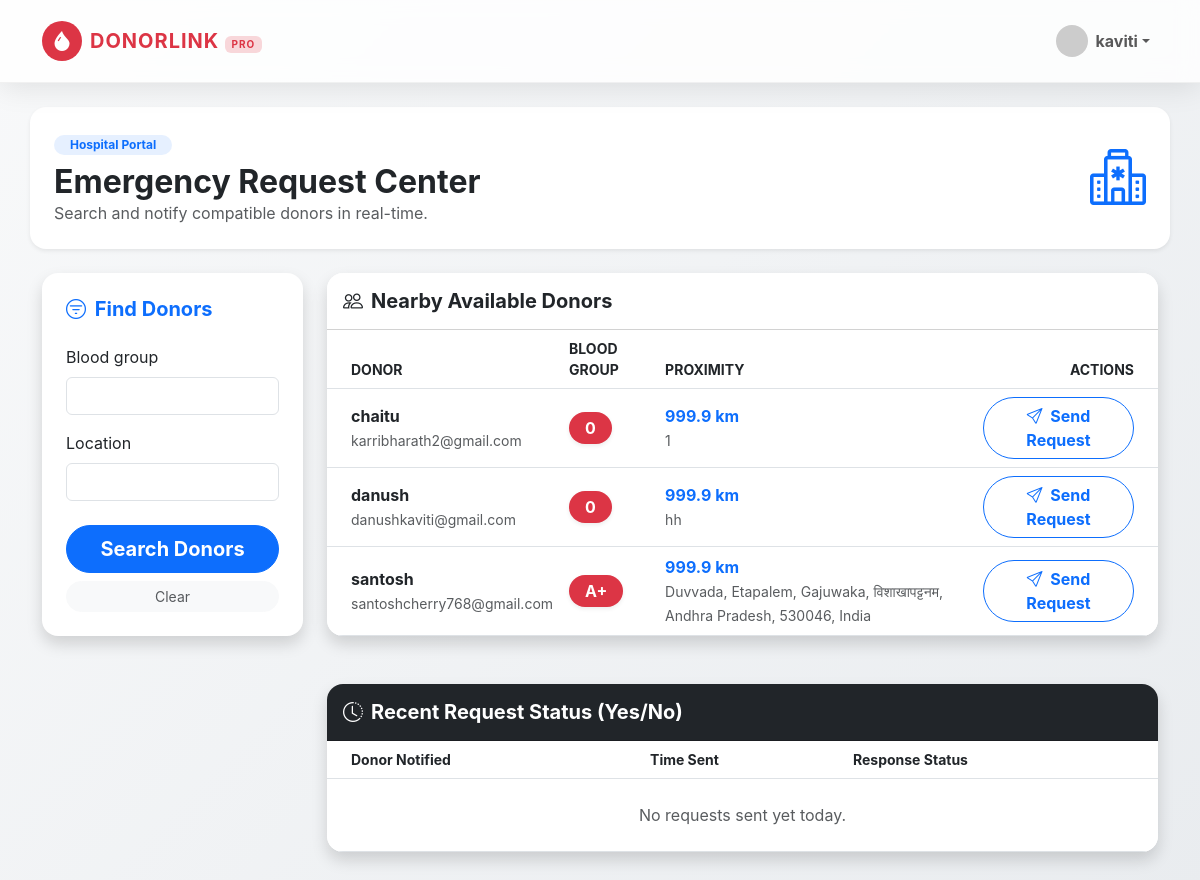
The page /dashboard/ (signed in) on the database its author committed.
### blood_app/models.py (models this page shows)
class Donor(models.Model):
    user = models.OneToOneField(User, on_delete=models.CASCADE, related_name='donor')
    blood_group = models.CharField(max_length=5)
    location = models.CharField(max_length=100)
    phone = models.CharField(max_length=15, null=True, blank=True)
    latitude = models.FloatField(null=True, blank=True)
    longitude = models.FloatField(null=True, blank=True)
    is_available = models.BooleanField(default=True)
    def get_distance_from(self, h_lat, h_lon):
        if not all([self.latitude, self.longitude, h_lat, h_lon]):
            return 999.9
        lon1, lat1, lon2, lat2 = map(radians, [self.longitude, self.latitude, h_lon, h_lat])
        dlon, dlat = lon2 - lon1, lat2 - lat1
        a = sin(dlat/2)**2 + cos(lat1) * cos(lat2) * sin(dlon/2)**2
        return round(2 * asin(sqrt(a)) * 6371, 2)

### blood_app/views.py (the view)
# urls.py: path('dashboard/', views.hospital_dashboard, name='hospital_dashboard'),
@login_required
def hospital_dashboard(request):
    hospital = get_object_or_404(Hospital, user=request.user)
    donors = Donor.objects.filter(is_available=True)
    donor_filter = DonorFilter(request.GET, queryset=donors)
    final_donors = list(donor_filter.qs)
    for donor in final_donors:
        donor.distance = donor.get_distance_from(hospital.latitude, hospital.longitude)
    final_donors.sort(key=lambda x: x.distance)
    recent_requests = DonationRequest.objects.filter(hospital=hospital).order_by('-created_at')
    return render(request, 'blood_app/dashboard.html', {
        'filter': donor_filter,
        'donors': final_donors,
        'recent_requests': recent_requests
    })

### blood_app/templates/blood_app/dashboard.html
{% extends 'blood_app/base.html' %}
{% load crispy_forms_tags %}
{% block content %}
<div class="row">
    <div class="col-12 mb-4 p-4 bg-white rounded-4 shadow-sm d-flex align-items-center justify-content-between">
        <div>
            <span class="badge bg-primary bg-opacity-10 text-primary rounded-pill px-3 py-1 mb-2">Hospital Portal</span>
            <h2 class="fw-bold mb-0">Emergency Request Center</h2>
            <p class="text-muted mb-0">Search and notify compatible donors in real-time.</p>
        </div>
        <i class="bi bi-hospital text-primary display-4 ms-3"></i>
    </div>
    <div class="col-md-3">
        <div class="card shadow border-0 p-4 bg-white rounded-4 mb-4">
            <h5 class="fw-bold mb-4 text-primary"><i class="bi bi-filter-circle me-1"></i> Find Donors</h5>
            <form method="get">
                {{ filter.form|crispy }}
                <div class="d-grid gap-2 mt-4">
                    <button type="submit" class="btn btn-primary btn-lg rounded-pill fw-bold">Search Donors</button>
                    <a href="{% url 'hospital_dashboard' %}" class="btn btn-light btn-sm rounded-pill text-muted">Clear</a>
                </div>
            </form>
        </div>
    </div>
    <div class="col-md-9">
        <div class="card shadow border-0 bg-white rounded-4 overflow-hidden mb-5">
            <div class="card-header bg-white py-3">
                <h5 class="mb-0 fw-bold"><i class="bi bi-people me-2"></i>Nearby Available Donors</h5>
            </div>
            <div class="table-responsive">
                <table class="table table-hover align-middle mb-0">
                    <thead class="bg-light text-uppercase small text-muted">
                        <tr>
                            <th class="ps-4">Donor</th>
                            <th>Blood Group</th>
                            <th>Proximity</th>
                            <th class="text-end pe-4">Actions</th>
                        </tr>
                    </thead>
                    <tbody>
                        {% for donor in donors %}
                        <tr>
                            <td class="ps-4">
                                <div class="fw-bold text-dark">{{ donor.user.username }}</div>
                                <small class="text-muted">{{ donor.user.email }}</small>
                            </td>
                            <td>
                                <span class="badge bg-danger rounded-pill px-3 py-2 fs-6 shadow-sm">
                                    {{ donor.blood_group }}
                                </span>
                            </td>
                            <td>
                                <div class="fw-bold text-primary">{{ donor.distance }} km</div>
                                <small class="text-muted">{{ donor.location }}</small>
                            </td>
                            <td class="text-end pe-4">
                                <a href="{% url 'send_request_email' donor.id %}" class="btn btn-outline-primary rounded-pill px-4 fw-bold">
                                    <i class="bi bi-send me-1"></i> Send Request
                                </a>
                            </td>
                        </tr>
                        {% empty %}
                        <tr><td colspan="4" class="text-center py-5">No donors found.</td></tr>
                        {% endfor %}
                    </tbody>
                </table>
            </div>
        </div>
        <div class="card shadow border-0 bg-white rounded-4 overflow-hidden">
            <div class="card-header bg-dark text-white py-3">
                <h5 class="mb-0 fw-bold"><i class="bi bi-clock-history me-2"></i>Recent Request Status (Yes/No)</h5>
            </div>
            <div class="table-responsive">
                <table class="table table-hover align-middle mb-0">
                    <thead class="bg-light small text-muted">
                        <tr>
                            <th class="ps-4">Donor Notified</th>
                            <th>Time Sent</th>
                            <th>Response Status</th>
                        </tr>
                    </thead>
                    <tbody>
                        {% for req in hospital_requests %}
                        <tr>
                            <td class="ps-4">
                                <strong>{{ req.donor.user.username }}</strong>
                                <span class="badge bg-secondary ms-2">{{ req.donor.blood_group }}</span>
                            </td>
                            <td>{{ req.created_at|timesince }} ago</td>
                            <td>
                                {% if req.status == 'Accepted' %}
                                    <span class="badge bg-success py-2 px-3 rounded-pill animate__animated animate__pulse animate__infinite">
                                        <i class="bi bi-check-circle me-1"></i> YES - Coming Now
                                    </span>
                                {% elif req.status == 'Rejected' %}
                                    <span class="badge bg-light text-danger py-2 px-3 rounded-pill">
                                        <i class="bi bi-x-circle me-1"></i> NO - Declined
                                    </span>
                                {% else %}
                                    <span class="badge bg-warning text-dark py-2 px-3 rounded-pill">
                                        <i class="bi bi-hourglass-split me-1"></i> Pending Reply
                                    </span>
                                {% endif %}
                            </td>
                        </tr>
                        {% empty %}
                        <tr><td colspan="3" class="text-center py-4 text-muted">No requests sent yet today.</td></tr>
                        {% endfor %}
                    </tbody>
                </table>
            </div>
        </div>
    </div>
</div>
{% endblock %}

### blood_app/templates/blood_app/base.html (shortened to what this page needs)
<!DOCTYPE html>
<html lang="en">
<head>
    <link href="https://cdn.jsdelivr.net/npm/bootstrap@5.3.0/dist/css/bootstrap.min.css" rel="stylesheet">
    <link rel="stylesheet" href="https://cdn.jsdelivr.net/npm/bootstrap-icons@1.11.1/font/bootstrap-icons.css">
    <link rel="stylesheet" href="https://cdnjs.cloudflare.com/ajax/libs/animate.css/4.1.1/animate.min.css"/>
    <link rel="stylesheet" href="https://unpkg.com/leaflet@1.9.4/dist/leaflet.css" />
</head>
<body>
    <nav class="navbar navbar-expand-lg navbar-light sticky-top py-3 animate__animated animate__fadeInDown">
        <div class="container">
            <a class="navbar-brand fw-bold text-danger d-flex align-items-center" href="{% url 'home' %}">
                <div class="bg-danger text-white rounded-circle p-2 me-2 d-flex align-items-center justify-content-center" style="width: 40px; height: 40px;">
                    <i class="bi bi-droplet-fill"></i>
                </div>
                <span style="letter-spacing: 1px;">DONORLINK <span class="badge bg-danger-subtle text-danger" style="font-size: 10px;">PRO</span></span>
            </a>
            <div class="collapse navbar-collapse" id="navbarNav">
                <div class="navbar-nav ms-auto align-items-center">
                    {% if user.is_authenticated %}
                        <div class="dropdown">
                            <a class="nav-link dropdown-toggle d-flex align-items-center" href="#" role="button" data-bs-toggle="dropdown">
                                <img src="https://ui-avatars.com/api/?name={{ user.username }}&background=d90429&color=fff" class="rounded-circle me-2" width="32">
                                <strong>{{ user.username }}</strong>
                            </a>
                        </div>
                    {% else %}
                        <a class="nav-link px-3" href="{% url 'login' %}">Login</a>
                        <a class="btn btn-danger rounded-pill px-4 ms-lg-3 shadow-sm" href="{% url 'register_donor' %}">Join the Network</a>
                    {% endif %}
                </div>
            </div>
        </div>
    </nav>
    <div class="container mt-4 mb-5">
        {% block content %}{% endblock %}
    </div>
</body>
</html>

### blood_app/templates/blood_app/base.html (style rules this page uses)
:root { --glass: rgba(255, 255, 255, 0.8); --blood-red: #d90429; --dark-blue: #2b2d42; }
body { font-family: 'Inter', sans-serif; background: linear-gradient(135deg, #f8f9fa 0%, #e9ecef 100%); min-height: 100vh; }
.navbar { backdrop-filter: blur(10px); background: var(--glass); border-bottom: 1px solid rgba(0,0,0,0.05); box-shadow: 0 4px 30px rgba(0, 0, 0, 0.1); }

### rows shown on the page
Donor: user.username "chaitu", user.email "karribharath2@gmail.com", blood_group "0", distance "999.9", location "1"
Donor: user.username "danush", user.email "danushkaviti@gmail.com", blood_group "0", distance "999.9", location "hh"
Donor: user.username "santosh", user.email "santoshcherry768@gmail.com", blood_group "A+", distance "999.9", location "Duvvada, Etapalem, Gajuwaka, विशाखापट्टनम, Andhra Pradesh, 530046, India"

### other values the page prints
{{ user.username }} "kaviti"
